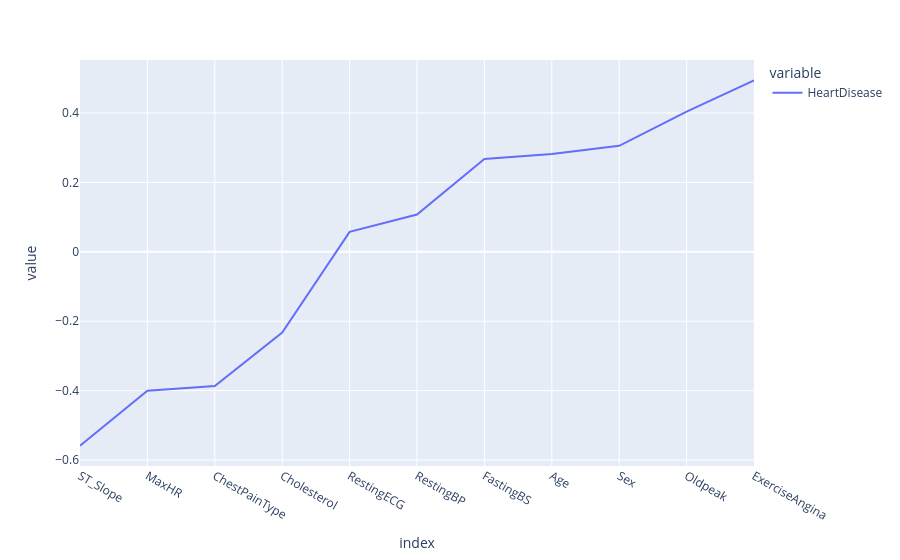

Source (notebook cell):
### Code cell
px.line(heart_df.corr()['HeartDisease'][:-1].sort_values())

### Figure 1 — Plotly figure (JSON) as saved in the notebook; plotly's stock layout.template omitted (floating-point values rounded to 4 significant figures)
{"data": [{"hovertemplate": "variable=HeartDisease<br>index=%{x}<br>value=%{y}<extra></extra>", "legendgroup": "HeartDisease", "line": {"color": "#636efa", "dash": "solid"}, "marker": {"symbol": "circle"}, "mode": "lines", "name": "HeartDisease", "orientation": "v", "showlegend": true, "type": "scatter", "x": ["ST_Slope", "MaxHR", "ChestPainType", "Cholesterol", "RestingECG", "RestingBP", "FastingBS", "Age", "Sex", "Oldpeak", "ExerciseAngina"], "xaxis": "x", "y": [-0.5588, -0.4004, -0.3868, -0.2327, 0.05738, 0.1076, 0.2673, 0.282, 0.3054, 0.404, 0.4943], "yaxis": "y"}], "layout": {"legend": {"title": {"text": "variable"}, "tracegroupgap": 0}, "margin": {"t": 60}, "xaxis": {"anchor": "y", "domain": [0, 1], "title": {"text": "index"}}, "yaxis": {"anchor": "x", "domain": [0, 1], "title": {"text": "value"}}}}
